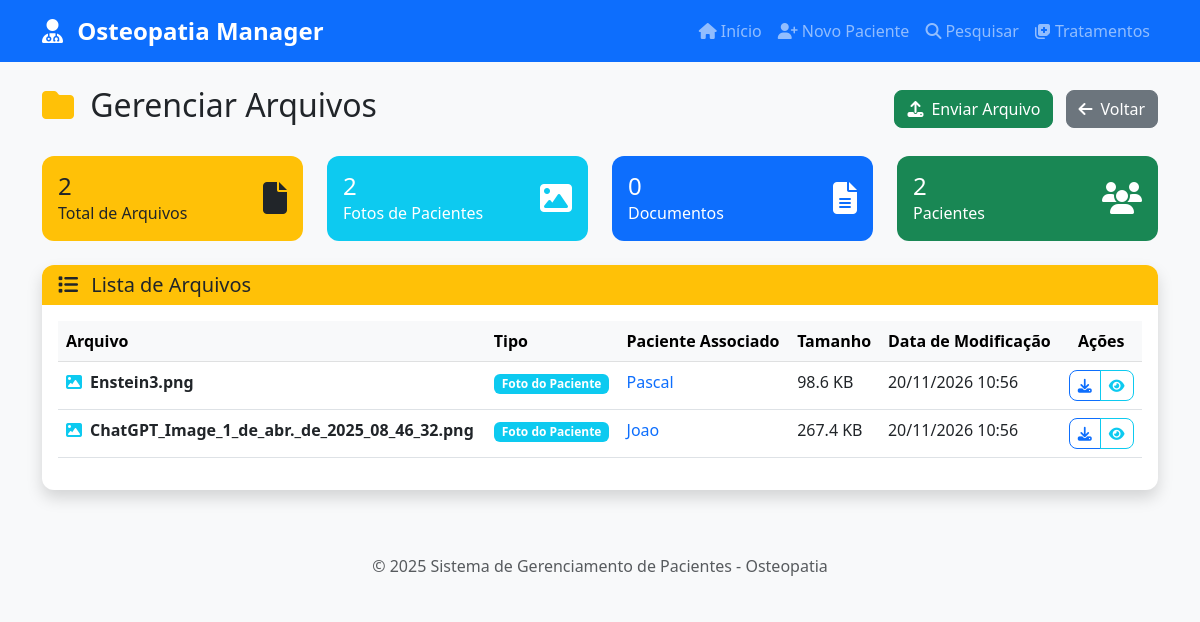
/arquivos, run on the app's committed database.
### database/models.py (models this page shows, shortened)
class Paciente(db.Model):
    __tablename__ = 'pacientes'
    id = db.Column(db.Integer, primary_key=True)
    nome_completo = db.Column(db.String(200), nullable=False)
    data_registro = db.Column(db.Date, nullable=False, default=datetime.utcnow().date())
    profissao = db.Column(db.String(100))
    sexo = db.Column(db.String(20))
    idade = db.Column(db.Integer)
    endereco = db.Column(db.Text)
    cpf = db.Column(db.String(14), unique=True, nullable=True)
    telefone = db.Column(db.String(20))
    email = db.Column(db.String(120))
    foto_path = db.Column(db.String(200))
    notas = db.Column(db.Text)
    created_at = db.Column(db.DateTime, default=datetime.utcnow)
    updated_at = db.Column(db.DateTime, default=datetime.utcnow, onupdate=datetime.utcnow)
    tratamentos = db.relationship('Tratamento', backref='paciente', lazy=True, cascade='all, delete-orphan')

### app.py (the view)
@app.route('/arquivos')
def arquivos():
    pacientes = Paciente.query.order_by(Paciente.nome_completo).all()
    upload_dir = app.config['UPLOAD_FOLDER']
    arquivos_sistema = []
    if os.path.exists(upload_dir):
        for filename in os.listdir(upload_dir):
            if os.path.isfile(os.path.join(upload_dir, filename)):
                file_path = os.path.join(upload_dir, filename)
                file_stats = os.stat(file_path)
                paciente_associado = None
                for p in pacientes:
                    if p.foto_path == filename:
                        paciente_associado = p
                        break
                arquivos_sistema.append({
                    'nome': filename,
                    'tamanho': file_stats.st_size,
                    'data_modificacao': datetime.fromtimestamp(file_stats.st_mtime),
                    'paciente': paciente_associado,
                    'tipo': 'foto' if paciente_associado else 'documento'
                })
    arquivos_sistema.sort(key=lambda x: x['data_modificacao'], reverse=True)
    return render_template('arquivos.html', arquivos=arquivos_sistema, pacientes=pacientes)

### app.py (called while the page is built)
@app.context_processor
def inject_today():
    return {'today': date.today()}

### templates/arquivos.html (shortened to what this page needs)
{% extends "base.html" %}
{% block content %}
<div class="row">
    <div class="col-12">
        <div class="d-flex justify-content-between align-items-center mb-4">
            <h2>
                <i class="fas fa-folder me-2 text-warning"></i>
                Gerenciar Arquivos
            </h2>
            <div>
                <button type="button" class="btn btn-success me-2" data-bs-toggle="modal" data-bs-target="#uploadModal">
                    <i class="fas fa-upload me-2"></i>Enviar Arquivo
                </button>
                <a href="{{ url_for('index') }}" class="btn btn-secondary">
                    <i class="fas fa-arrow-left me-2"></i>Voltar
                </a>
            </div>
        </div>
    </div>
</div>
<div class="row mb-4">
    <div class="col-md-3">
        <div class="card bg-warning text-dark">
            <div class="card-body">
                <div class="d-flex justify-content-between">
                    <div>
                        <h4 class="mb-0">{{ arquivos|length }}</h4>
                        <p class="mb-0">Total de Arquivos</p>
                    </div>
                    <div class="align-self-center">
                        <i class="fas fa-file fa-2x"></i>
                    </div>
                </div>
            </div>
        </div>
    </div>
    <div class="col-md-3">
        <div class="card bg-info text-white">
            <div class="card-body">
                <div class="d-flex justify-content-between">
                    <div>
                        <h4 class="mb-0">{{ arquivos|selectattr('tipo', 'equalto', 'foto')|list|length }}</h4>
                        <p class="mb-0">Fotos de Pacientes</p>
                    </div>
                    <div class="align-self-center">
                        <i class="fas fa-image fa-2x"></i>
                    </div>
                </div>
            </div>
        </div>
    </div>
    <div class="col-md-3">
        <div class="card bg-primary text-white">
            <div class="card-body">
                <div class="d-flex justify-content-between">
                    <div>
                        <h4 class="mb-0">{{ arquivos|selectattr('tipo', 'equalto', 'documento')|list|length }}</h4>
                        <p class="mb-0">Documentos</p>
                    </div>
                    <div class="align-self-center">
                        <i class="fas fa-file-alt fa-2x"></i>
                    </div>
                </div>
            </div>
        </div>
    </div>
    <div class="col-md-3">
        <div class="card bg-success text-white">
            <div class="card-body">
                <div class="d-flex justify-content-between">
                    <div>
                        <h4 class="mb-0">{{ pacientes|length }}</h4>
                        <p class="mb-0">Pacientes</p>
                    </div>
                    <div class="align-self-center">
                        <i class="fas fa-users fa-2x"></i>
                    </div>
                </div>
            </div>
        </div>
    </div>
</div>
<div class="row">
    <div class="col-12">
        <div class="card shadow">
            <div class="card-header bg-warning text-dark">
                <h5 class="mb-0">
                    <i class="fas fa-list me-2"></i>
                    Lista de Arquivos
                </h5>
            </div>
            <div class="card-body">
                {% if arquivos %}
                    <div class="table-responsive">
                        <table class="table table-hover">
                            <thead class="table-light">
                                <tr>
                                    <th>Arquivo</th>
                                    <th>Tipo</th>
                                    <th>Paciente Associado</th>
                                    <th>Tamanho</th>
                                    <th>Data de Modificação</th>
                                    <th class="text-center">Ações</th>
                                </tr>
                            </thead>
                            <tbody>
                                {% for arquivo in arquivos %}
                                <tr>
                                    <td>
                                        <div class="d-flex align-items-center">
                                            {% if arquivo.nome.lower().endswith(('.jpg', '.jpeg', '.png', '.gif')) %}
                                                <i class="fas fa-image text-info me-2"></i>
                                            {% elif arquivo.nome.lower().endswith('.pdf') %}
                                                <i class="fas fa-file-pdf text-danger me-2"></i>
                                            {% elif arquivo.nome.lower().endswith(('.doc', '.docx')) %}
                                                <i class="fas fa-file-word text-primary me-2"></i>
                                            {% else %}
                                                <i class="fas fa-file text-secondary me-2"></i>
                                            {% endif %}
                                            <div>
                                                <strong>{{ arquivo.nome }}</strong>
                                            </div>
                                        </div>
                                    </td>
                                    <td>
                                        {% if arquivo.tipo == 'foto' %}
                                            <span class="badge bg-info">Foto do Paciente</span>
                                        {% else %}
                                            <span class="badge bg-secondary">Documento</span>
                                        {% endif %}
                                    </td>
                                    <td>
                                        {% if arquivo.paciente %}
                                            <a href="{{ url_for('perfil_paciente', id=arquivo.paciente.id) }}"
                                               class="text-decoration-none">
                                                {{ arquivo.paciente.nome_completo }}
                                            </a>
                                        {% else %}
                                            <span class="text-muted">Não associado</span>
                                        {% endif %}
                                    </td>
                                    <td>
                                        {% if arquivo.tamanho < 1024 %}
                                            {{ arquivo.tamanho }} B
                                        {% elif arquivo.tamanho < 1024*1024 %}
                                            {{ "%.1f"|format(arquivo.tamanho/1024) }} KB
                                        {% else %}
                                            {{ "%.1f"|format(arquivo.tamanho/(1024*1024)) }} MB
                                        {% endif %}
                                    </td>
                                    <td>
                                        {{ arquivo.data_modificacao.strftime('%d/%m/%Y %H:%M') }}
                                    </td>
                                    <td class="text-center">
                                        <div class="btn-group" role="group">
                                            <a href="{{ url_for('download_arquivo', filename=arquivo.nome) }}"
                                               class="btn btn-outline-primary btn-sm"
                                               title="Baixar arquivo">
                                                <i class="fas fa-download"></i>
                                            </a>
                                            {% if arquivo.nome.lower().endswith(('.jpg', '.jpeg', '.png', '.gif')) %}
                                            <button type="button" class="btn btn-outline-info btn-sm"
                                                    data-bs-toggle="modal"
                                                    data-bs-target="#imageModal{{ loop.index }}"
                                                    title="Visualizar imagem">
                                                <i class="fas fa-eye"></i>
                                            </button>
                                            {% endif %}
                                        </div>
                                    </td>
                                </tr>
                                {% endfor %}
                            </tbody>
                        </table>
                    </div>
                {% endif %}
            </div>
        </div>
    </div>
</div>
{% endblock %}

### static/css/style.css (style rules this page uses)
:root { --primary-color: #0d6efd; --success-color: #198754; --info-color: #0dcaf0; --warning-color: #ffc107; --danger-color: #dc3545; --secondary-color: #6c757d; --light-color: #f8f9fa; --dark-color: #212529; }
body { font-family: 'Segoe UI', Tahoma, Geneva, Verdana, sans-serif; background-color: #f8f9fa; }
.btn { border-radius: 8px; font-weight: 500; transition: all 0.2s ease-in-out; }
.card { border: none; border-radius: 12px; overflow: hidden; }
.card-header { border-bottom: none; font-weight: 600; }

### data on the page
Paciente: paciente.nome_completo "Pascal"
Paciente: paciente.nome_completo "Joao"

### other printed values
{{ arquivos|length }} "2"
{{ arquivos|selectattr('tipo', 'equalto', 'foto')|list|length }} "2"
{{ arquivos|selectattr('tipo', 'equalto', 'documento')|list|length }} "0"
{{ pacientes|length }} "2"
{{ arquivo.nome }} "Enstein3.png" "ChatGPT_Image_1_de_abr._de_2025_08_46_32.png"
{{ "%.1f"|format(arquivo.tamanho/1024) }} "98.6" "267.4"
{{ arquivo.data_modificacao.strftime('%d/%m/%Y %H:%M') }} "20/11/2026 10:56" "20/11/2026 10:56"
